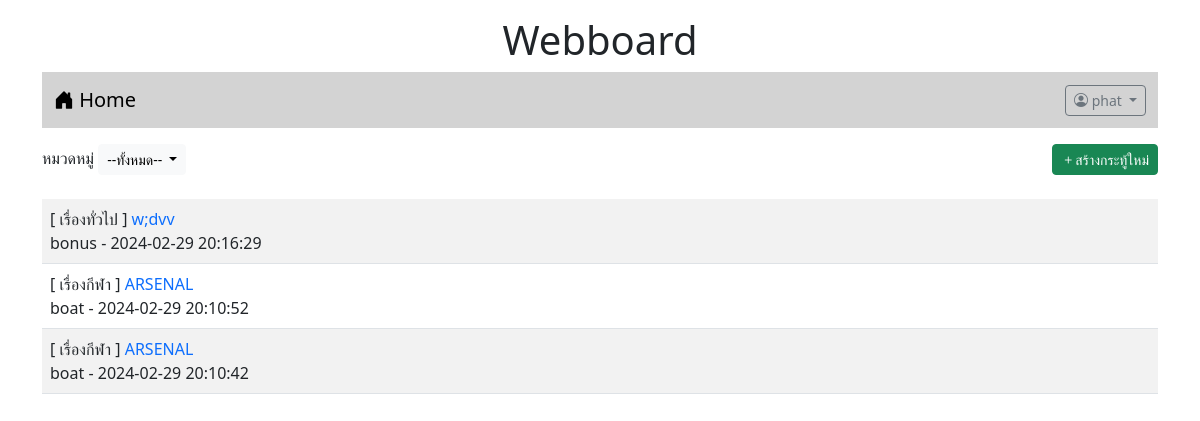
The app's page /index.php (signed in) with its own data.
### tables this page shows
CREATE TABLE `post` (
  `id` int(11) NOT NULL,
  `title` varchar(128) NOT NULL,
  `content` varchar(2048) NOT NULL,
  `post_date` datetime NOT NULL,
  `cat_id` int(11) NOT NULL,
  `user_id` int(11) NOT NULL
);

CREATE TABLE `category` (
  `id` int(11) NOT NULL,
  `name` varchar(32) NOT NULL
);

CREATE TABLE `user` (
  `id` int(11) NOT NULL,
  `login` varchar(32) NOT NULL,
  `password` varchar(64) NOT NULL,
  `name` varchar(64) NOT NULL,
  `gender` char(1) NOT NULL,
  `email` varchar(32) NOT NULL,
  `role` char(1) NOT NULL
);

### index.php (the view, shortened to what this page needs)
<!DOCTYPE html>
<html lang="en">
<head>
    <link href="https://cdn.jsdelivr.net/npm/bootstrap@5.3.0-alpha1/dist/css/bootstrap.min.css" rel="stylesheet">
    <link rel="stylesheet" href="https://cdn.jsdelivr.net/npm/bootstrap-icons@1.10.3/font/bootstrap-icons.css">
</head>
<body>
    <div class="container">
    <h1 style="text-align: center;" class="mt-3">Webboard</h1>
    <?php include "nav.php"; ?>
    <div class="mt-3 d-flex justify-content-between">
        <div>
            <label>หมวดหมู่</label>
            <span class="dropdown">
                <button class="btn btn-light dropdown-toggle btn-sm"
                 type="button" id ="Button2" data-bs-toggle="dropdown"
                  aria-expanded="false">--ทั้งหมด--
                </button>
            </span>
        </div>
        <div><a href="newpost.php" class="btn btn-success btn-sm">
            <i class="bi bi-plus"></i>สร้างกระทู้ใหม่
        </a></div>
    </div>
    <table class="table table-striped mt-4">
        <?php
        $conn=new PDO("mysql:host=localhost;dbname=webboard;charset=utf8", "root", "");
        $sql="SELECT t3.name,t1.title,t1.id,t2.login,t1.post_date FROM post as t1
        INNER JOIN user as t2 ON (t1.user_id=t2.id)
        INNER JOIN category as t3 ON (t1.cat_id=t3.id) ORDER BY t1.post_date DESC";
        $result=$conn->query($sql);
        while($row = $result->fetch()){
            echo "<tr><td>[ $row[0] ] <a href=post.php?id=$row[2]
            style=text-decoration:none>$row[1]</a><br>$row[3] - $row[4]</td></tr>";
        }
        ?>
</table>
    </div>
</body>
</html>

### records on screen
post: category.name "เรื่องทั่วไป", title "w;dvv", user.login "bonus", post_date "2024-02-29 20:16:29"
post: category.name "เรื่องกีฬา", title "ARSENAL", user.login "boat", post_date "2024-02-29 20:10:52"
post: category.name "เรื่องกีฬา", title "ARSENAL", user.login "boat", post_date "2024-02-29 20:10:42"

### other values on screen
$_SESSION['username'] "phat"
